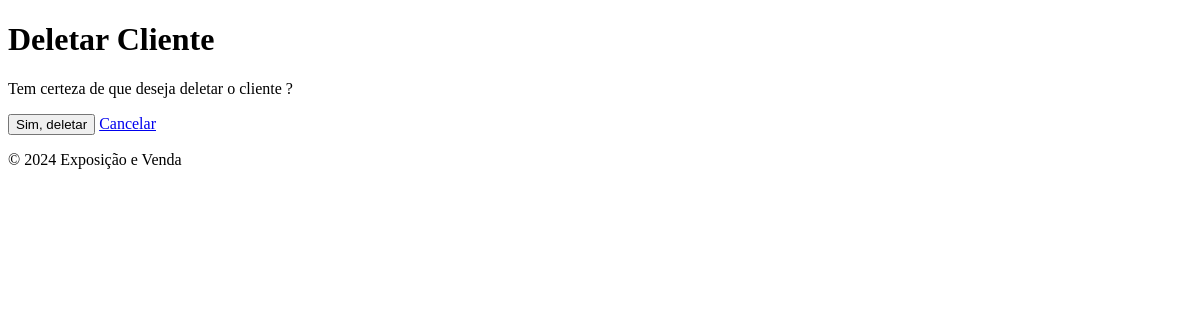
The app's page /cliente/1/deletar/, older data.
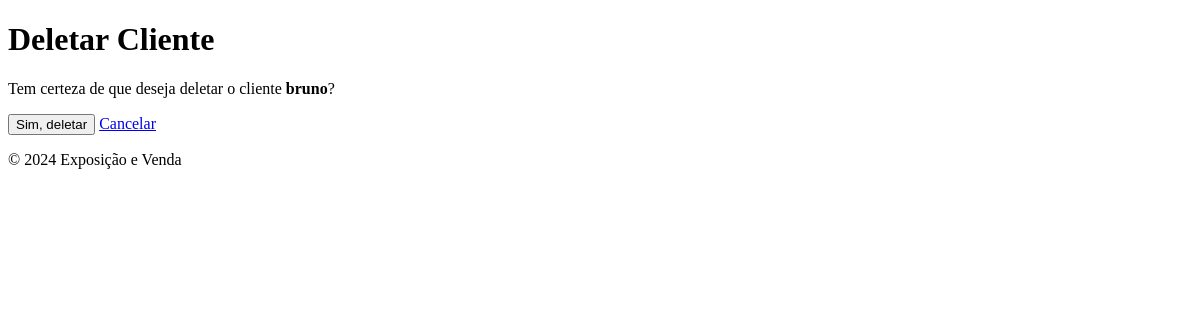
The same page, newer data.
### cliente/models.py (models this page shows, shortened)
class Cliente(models.Model):
    nome = models.CharField(max_length=255)
    idade = models.IntegerField()
    endereco = models.CharField(max_length=255)
    email = models.EmailField(unique=True)
    telefone = models.CharField(max_length=20)

### cliente/views.py (the view)
# urls.py: path('<int:pk>/deletar/', views.deletar_cliente, name='deletar_cliente')
def deletar_cliente(request, pk):
    cliente = get_object_or_404(Cliente, id=pk)
    if request.method == 'POST':
        cliente.delete()
        return HttpResponseRedirect(reverse('cliente:listar_clientes'))
    template = loader.get_template('cliente/deletar.html')
    context = {'cliente': cliente}
    return HttpResponse(template.render(context, request))

### cliente/templates/cliente/deletar.html (shortened to what this page needs)
{% extends 'base.html' %}
{% block header %}<h1>Deletar Cliente</h1>{% endblock %}
{% block content %}
    <p>Tem certeza de que deseja deletar o cliente <strong>{{ cliente.nome }}</strong>?</p>
    <form method="POST">
        <button type="submit">Sim, deletar</button>
        <a href="{% url 'cliente:listar_clientes' %}">Cancelar</a>
    </form>
{% endblock %}

Row changes from the older to the newer data that the page shows:
now on this page (row edited): Cliente: nome "bruno"
